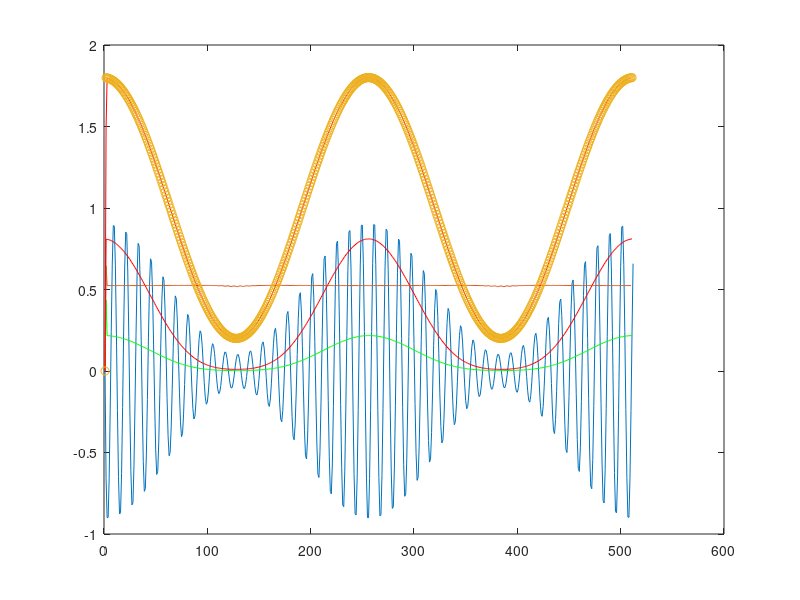

This figure's MATLAB source:
clc;
close all;
clear all;
k=0.8;
w=pi/128;
q=pi/6;
for n=1:512
    x(n)=(1+(k*cos(w*(n))))*(cos(q*(n)));
end
for n=2:512
   y(n)=x(n)-x(n-1);
end
plot(y)
hold on
for n=2:511
    ey(n) = (y(n)^2) - ((y(n-1)) * (y(n+1)));
end
plot(ey,'g')
hold on
for n=2:511
    ex(n) = (x(n)^2) - ((x(n-1)) * (x(n+1)));
end
plot(ex,'r')
hold on

for  n=2:510
   Q(n)=acos(1-(((ey(n)+ey(n+1))/(4*(ex(n))))));
end
plot(Q);
hold on;
for n=2:510
    j(n)=sqrt(ex(n)/(1-(1-(((ey(n)+ey(n+1))/(4*(ex(n))))))^2));
end
% j()
plot(j,'r');
for n=1:512
    x(n)=(1+(k*cos(w*(n))))*(cos(q*(n)));
end
for n=2:511 % for envelop of  signal.
    j(n)=(1 + ((k)*(cos(w*n))));
end
 plot(j,'o');